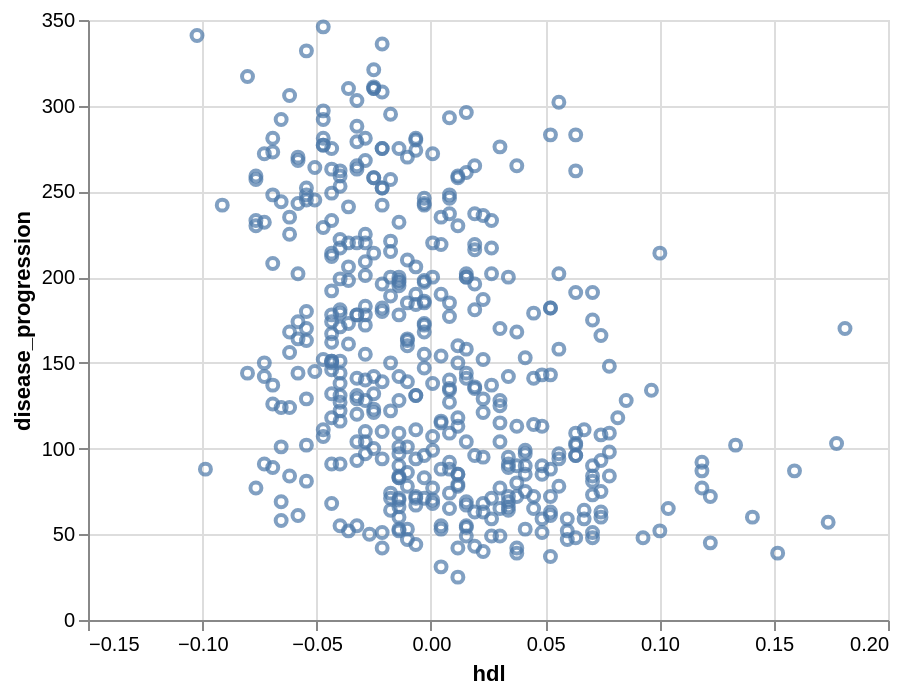

This figure's notebook cell:
### Markdown cell above
# Part 3: Diabetes dataset (23 points)

In Part 3, we switch to a new data set that describes diabetes disease progression (a metric that captures the progression of diabetes, where higher scores represent a more advanced case of diabetes) and multiple predictors. Apply what you have learned above to construct hypothetical outcome plots and spaghetti plots for the relationship between diabetes disease progression (`disease_progression`) and the `hdl` variable (high-density lipoproteins -- "good chloestrol" that transports chloestrol to the liver). A visualization of the relationship can be found below:

### Code cell
from sklearn.datasets import load_diabetes
X, y = load_diabetes(return_X_y=True)

#create a dataframe containing predictors (diabetes_X) and the response variable (diabetes_y)

diabetes_X = pd.DataFrame(X, columns=["age","sex","bmi","bp", "tc", "ldl", "hdl","tch", "ltg", "glu"])
diabetes_y = pd.DataFrame(y, columns=["disease_progression"])

#also create a combined data frame with both predictors and response variables
diabetes_df = pd.concat([diabetes_y, diabetes_X], axis=1)

#show the hdl versus disease_progression
alt.Chart(diabetes_df).mark_point().encode(
    x="hdl",
    y="disease_progression"
)

### Figure 1 — Vega-Lite specification as saved in the notebook (floating-point values rounded to 4 significant figures; data arrays with more than 128 entries replaced by an {"elided": "..."} marker saying what was removed)
{"config": {"view": {"continuousWidth": 400, "continuousHeight": 300}}, "data": {"name": "data-e170e1a61619e626c6918f74abb9e952"}, "mark": "point", "encoding": {"x": {"field": "hdl", "type": "quantitative"}, "y": {"field": "disease_progression", "type": "quantitative"}}, "$schema": "https://vega.github.io/schema/vega-lite/v4.17.0.json", "datasets": {"data-e170e1a61619e626c6918f74abb9e952": {"elided": "442 records"}}}
